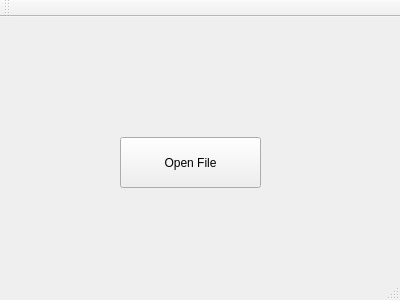
<?xml version="1.0" encoding="UTF-8"?>
<ui version="4.0">
 <class>MainWindow</class>
 <widget class="QMainWindow" name="MainWindow">
  <property name="geometry">
   <rect>
    <x>0</x>
    <y>0</y>
    <width>400</width>
    <height>300</height>
   </rect>
  </property>
  <property name="windowTitle">
   <string>MainWindow</string>
  </property>
  <widget class="QWidget" name="centralWidget">
   <widget class="QPushButton" name="pushButton">
    <property name="geometry">
     <rect>
      <x>120</x>
      <y>120</y>
      <width>141</width>
      <height>51</height>
     </rect>
    </property>
    <property name="text">
     <string>Open File</string>
    </property>
   </widget>
  </widget>
  <widget class="QMenuBar" name="menuBar">
   <property name="geometry">
    <rect>
     <x>0</x>
     <y>0</y>
     <width>400</width>
     <height>21</height>
    </rect>
   </property>
  </widget>
  <widget class="QToolBar" name="mainToolBar">
   <attribute name="toolBarArea">
    <enum>TopToolBarArea</enum>
   </attribute>
   <attribute name="toolBarBreak">
    <bool>false</bool>
   </attribute>
  </widget>
  <widget class="QStatusBar" name="statusBar"/>
 </widget>
 <layoutdefault spacing="6" margin="11"/>
 <resources/>
 <connections/>
</ui>
